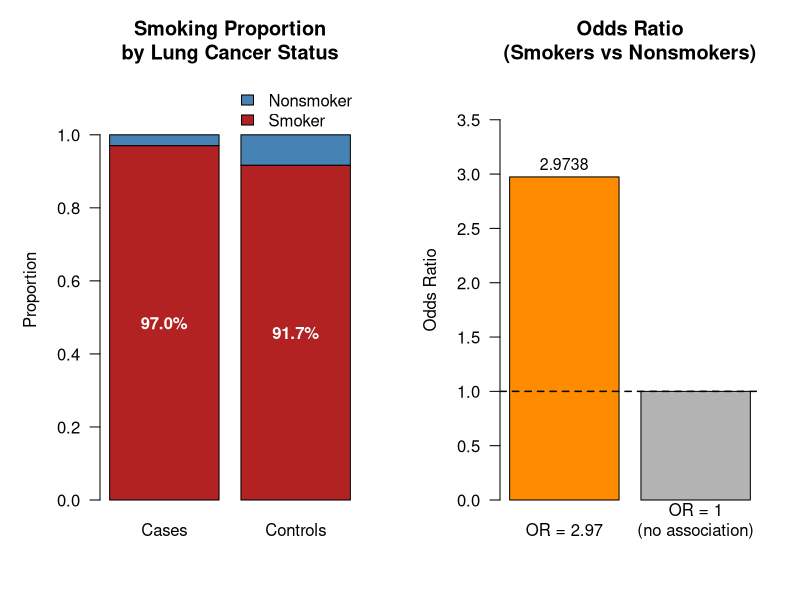

Reproduce this figure in R.
# =============================================================================
# 문제 2.16 - Doll & Hill (1950) 폐암과 흡연 환자-대조군 연구
# 출처: R. Doll and A. B. Hill, Br. Med. J., 739-748, September 30, 1950
#
# 런던 20개 병원에서 폐암 입원 환자를 케이스로 선정하고,
# 같은 성별·5세 연령군의 비암 환자를 대조군으로 매칭.
# 흡연자 정의: 하루 1개비 이상, 1년 이상 흡연 경험자
#
# 표 2.12:
#                  폐암(Lung Cancer)
#                  Cases    Controls
# Have Smoked Yes    688       650
#             No      21        59
#             Total  709       709
# =============================================================================

# -----------------------------------------------------------------------------
# 0. 데이터 설정 - 2×2 분할표
# -----------------------------------------------------------------------------

# 셀 빈도수 입력
cases_smoker    <- 688   # 폐암 환자(케이스) 중 흡연자
cases_nonsmoker <-  21   # 폐암 환자(케이스) 중 비흡연자
ctrl_smoker     <- 650   # 대조군 중 흡연자
ctrl_nonsmoker  <-  59   # 대조군 중 비흡연자

total_cases    <- cases_smoker + cases_nonsmoker   # 케이스 합계: 709
total_controls <- ctrl_smoker  + ctrl_nonsmoker    # 대조군 합계: 709

# 2×2 분할표 행렬 생성 (출력용)
tbl <- matrix(
  c(cases_smoker, cases_nonsmoker,
    ctrl_smoker,  ctrl_nonsmoker),
  nrow = 2, ncol = 2,
  dimnames = list(
    "Smoked"      = c("Yes", "No"),
    "Lung Cancer" = c("Cases", "Controls")
  )
)

cat("=== 표 2.12: 문제 2.16 데이터 ===\n")
print(tbl)
cat(sprintf("\n  케이스 합계:    %d명\n", total_cases))
cat(sprintf("  대조군 합계: %d명\n\n", total_controls))


# =============================================================================
# (a) 반응변수(Response Variable)와 설명변수(Explanatory Variable) 식별
# =============================================================================

cat("=============================================================\n")
cat("(a) 반응변수와 설명변수\n")
cat("=============================================================\n\n")

cat("  반응변수 (결과변수, Response Variable):\n")
cat("    폐암 여부 → 케이스(폐암 있음) vs 대조군(폐암 없음)\n\n")

cat("  설명변수 (노출변수, Explanatory Variable):\n")
cat("    흡연 여부 → 흡연 경험 있음(Yes) vs 없음(No)\n\n")

cat("  근거:\n")
cat("    이 연구는 흡연(노출)이 폐암(결과) 발생을 설명하거나 예측하는지 조사한다.\n")
cat("    연구자는 결과(폐암 유무)를 기준으로 대상자를 먼저 선정한 뒤,\n")
cat("    과거의 흡연 이력을 소급 조사하는 방식으로 설계되었다.\n\n")


# =============================================================================
# (b) 연구 유형 식별
# =============================================================================

cat("=============================================================\n")
cat("(b) 연구 유형\n")
cat("=============================================================\n\n")

cat("  연구 유형: 환자-대조군 연구 (Case-Control Study, 후향적 연구)\n\n")

cat("  근거:\n")
cat("  1) 표본 추출이 결과(폐암 여부)를 기준으로 이루어졌다.\n")
cat("     - 케이스 709명 (폐암 환자) 선정\n")
cat("     - 대조군 709명 (비암 환자) 매칭 선정\n\n")
cat("  2) 선정 후 과거(역방향)의 흡연 노출 여부를 조사했다.\n\n")
cat("  3) 성별·5세 연령군을 매칭하여 교란 변수를 통제했다.\n\n")
cat("  핵심: 각 열 합계(709, 709)가 연구 설계에 의해 미리 고정되었다.\n\n")


# =============================================================================
# (c) 흡연자/비흡연자 간 폐암 발생 비율 비교 가능 여부?
# =============================================================================

cat("=============================================================\n")
cat("(c) 흡연자와 비흡연자의 폐암 발생 비율을 비교할 수 있는가?\n")
cat("=============================================================\n\n")

# 계산 가능한 것: 각 집단(케이스/대조군) 내 흡연자 비율
prop_smoker_in_cases    <- cases_smoker / total_cases
prop_smoker_in_controls <- ctrl_smoker  / total_controls

cat("  계산 가능한 값 (각 집단 내 흡연자 비율):\n")
cat(sprintf("    케이스 중 흡연자 비율:    %d/%d = %.4f (%.2f%%)\n",
            cases_smoker, total_cases,
            prop_smoker_in_cases, prop_smoker_in_cases * 100))
cat(sprintf("    대조군 중 흡연자 비율: %d/%d = %.4f (%.2f%%)\n\n",
            ctrl_smoker, total_controls,
            prop_smoker_in_controls, prop_smoker_in_controls * 100))

cat("  결론: 아니오 - 이 환자-대조군 자료로는 흡연자/비흡연자 중\n")
cat("        폐암에 걸린 비율을 추정할 수 없다.\n\n")

cat("  이유:\n")
cat("  - 환자-대조군 연구에서는 케이스와 대조군 수가 설계에 의해 고정된다.\n")
cat("    (여기서는 각각 709명으로 고정)\n")
cat("  - 이 표본 구성은 실제 모집단에서의 폐암 유병률을 반영하지 않는다.\n\n")

# 잘못된 계산 예시 (문제점 시각화)
wrong_prop_smoker    <- cases_smoker    / (cases_smoker + ctrl_smoker)
wrong_prop_nonsmoker <- cases_nonsmoker / (cases_nonsmoker + ctrl_nonsmoker)

cat("  잘못된 계산 예시 (이렇게 하면 안 됨):\n")
cat(sprintf("    흡연자 중 폐암 비율 (잘못):    %.4f\n", wrong_prop_smoker))
cat(sprintf("    비흡연자 중 폐암 비율 (잘못): %.4f\n", wrong_prop_nonsmoker))
cat("    → 1:1 케이스:대조군 비율은 연구자가 임의로 정한 것이므로\n")
cat("      이 수치는 실제 발병 위험을 전혀 의미하지 않는다.\n\n")

cat("  → 설계상 고정된 두 집단을 비교할 때는 오즈비(OR)를 사용한다.\n\n")


# =============================================================================
# (d) 연관성 요약 - 오즈비(Odds Ratio) 계산 및 해석
# =============================================================================

cat("=============================================================\n")
cat("(d) 연관성 요약 (오즈비)\n")
cat("=============================================================\n\n")

# --- 각 집단 내 흡연 오즈(Odds) 계산 ---
# 오즈 = 노출 확률 / 비노출 확률 (각 결과 집단 내에서)
odds_smoking_cases    <- cases_smoker    / cases_nonsmoker
odds_smoking_controls <- ctrl_smoker     / ctrl_nonsmoker

cat("[ 각 집단의 흡연 오즈(Odds) ]\n")
cat(sprintf("  케이스(폐암) 내 흡연 오즈:    %d / %d = %.4f\n",
            cases_smoker, cases_nonsmoker, odds_smoking_cases))
cat(sprintf("  대조군(비암) 내 흡연 오즈: %d / %d = %.4f\n\n",
            ctrl_smoker, ctrl_nonsmoker, odds_smoking_controls))


# --- 오즈비(OR) 계산 ---
# OR = (케이스의 흡연 오즈) / (대조군의 흡연 오즈)
# 교차곱 공식: OR = (a * d) / (b * c)
#   a = cases_smoker,    b = cases_nonsmoker
#   c = ctrl_smoker,     d = ctrl_nonsmoker
odds_ratio <- (cases_smoker * ctrl_nonsmoker) / (cases_nonsmoker * ctrl_smoker)

cat("[ 오즈비 (Odds Ratio, OR) ]\n")
cat("  공식: OR = (a * d) / (b * c)  [교차곱]\n")
cat(sprintf("  계산: (%d × %d) / (%d × %d)\n",
            cases_smoker, ctrl_nonsmoker, cases_nonsmoker, ctrl_smoker))
cat(sprintf("      = %d / %d\n",
            cases_smoker * ctrl_nonsmoker, cases_nonsmoker * ctrl_smoker))
cat(sprintf("      = %.4f\n\n", odds_ratio))

cat("[ 해석 ]\n")
cat(sprintf("  OR = %.4f\n\n", odds_ratio))
cat("  폐암 환자(케이스)에서의 흡연 오즈가 대조군보다 약 2.97배 높다.\n\n")
cat("  즉, 흡연자는 비흡연자에 비해 폐암에 걸릴 오즈가\n")
cat("  약 2.97배 더 높다.\n\n")
cat("  OR > 1 이므로, 흡연과 폐암 사이에 양(+)의 연관성이 존재한다.\n\n")

# OR 대신 RR을 쓸 수 없는 이유 설명
cat("[ 참고: OR을 사용하는 이유 (RR 사용 불가) ]\n")
cat("  환자-대조군 연구는 결과(폐암 유무)를 기준으로 표본을 고정했기 때문에,\n")
cat("  흡연자/비흡연자 행 합계가 임의로 정해지지 않았다.\n")
cat("  따라서 상대위험도(RR)는 유효하게 계산할 수 없으며,\n")
cat("  환자-대조군 연구에서는 오즈비(OR)가 적절한 연관성 측도이다.\n\n")


# =============================================================================
# 시각화 (플롯 라벨은 맥 호환을 위해 영어 유지)
# =============================================================================

par(mfrow = c(1, 2), mar = c(5, 5, 4, 2))

# --- 그래프 1: 집단별 흡연자 비율 누적 막대그래프 ---
prop_tbl <- prop.table(tbl, margin = 2)  # 열 기준 비율 계산

barplot(prop_tbl,
        col    = c("firebrick", "steelblue"),
        main   = "Smoking Proportion\nby Lung Cancer Status",
        ylab   = "Proportion",
        ylim   = c(0, 1.15),
        legend.text = c("Smoker", "Nonsmoker"),
        args.legend = list(x = "topright", bty = "n"),
        las    = 1)

# 막대 위에 흡연자 비율(%) 표시
text(x      = c(0.7, 1.9),
     y      = c(prop_tbl[1, 1] / 2, prop_tbl[1, 2] / 2),
     labels = sprintf("%.1f%%", prop_tbl[1, ] * 100),
     col    = "white", font = 2, cex = 1.0)


# --- 그래프 2: 오즈비 시각화 (기준선 OR=1 포함) ---
or_vals   <- c(odds_ratio, 1)
or_labels <- c(sprintf("OR = %.2f", odds_ratio), "OR = 1\n(no association)")

barplot(or_vals,
        names.arg = or_labels,
        col       = c("darkorange", "gray70"),
        main      = "Odds Ratio\n(Smokers vs Nonsmokers)",
        ylab      = "Odds Ratio",
        ylim      = c(0, or_vals[1] * 1.3),
        las       = 1)

abline(h = 1, lty = 2, col = "black", lwd = 1.5)  # OR=1 기준 점선

text(x      = 0.7,
     y      = odds_ratio + or_vals[1] * 0.04,
     labels = sprintf("%.4f", odds_ratio),
     cex    = 0.95)

par(mfrow = c(1, 1))  # 그래프 레이아웃 초기화


# =============================================================================
# 최종 요약
# =============================================================================

cat("=============================================================\n")
cat("최종 요약\n")
cat("=============================================================\n")
cat(sprintf("  케이스 내 흡연자 비율:    %.4f (%.2f%%)\n",
            prop_smoker_in_cases, prop_smoker_in_cases * 100))
cat(sprintf("  대조군 내 흡연자 비율: %.4f (%.2f%%)\n",
            prop_smoker_in_controls, prop_smoker_in_controls * 100))
cat(sprintf("  오즈비 (OR):               %.4f\n\n", odds_ratio))
cat("  (a) 반응변수: 폐암 여부 | 설명변수: 흡연 여부\n")
cat("  (b) 환자-대조군 연구 (후향적 연구)\n")
cat("  (c) 폐암 발생 비율 비교 불가 - 케이스/대조군 수가 설계상 고정됨\n")
cat(sprintf("  (d) OR = %.4f → 흡연자는 비흡연자보다 폐암 오즈가 약 %.2f배 높음\n",
            odds_ratio, odds_ratio))
